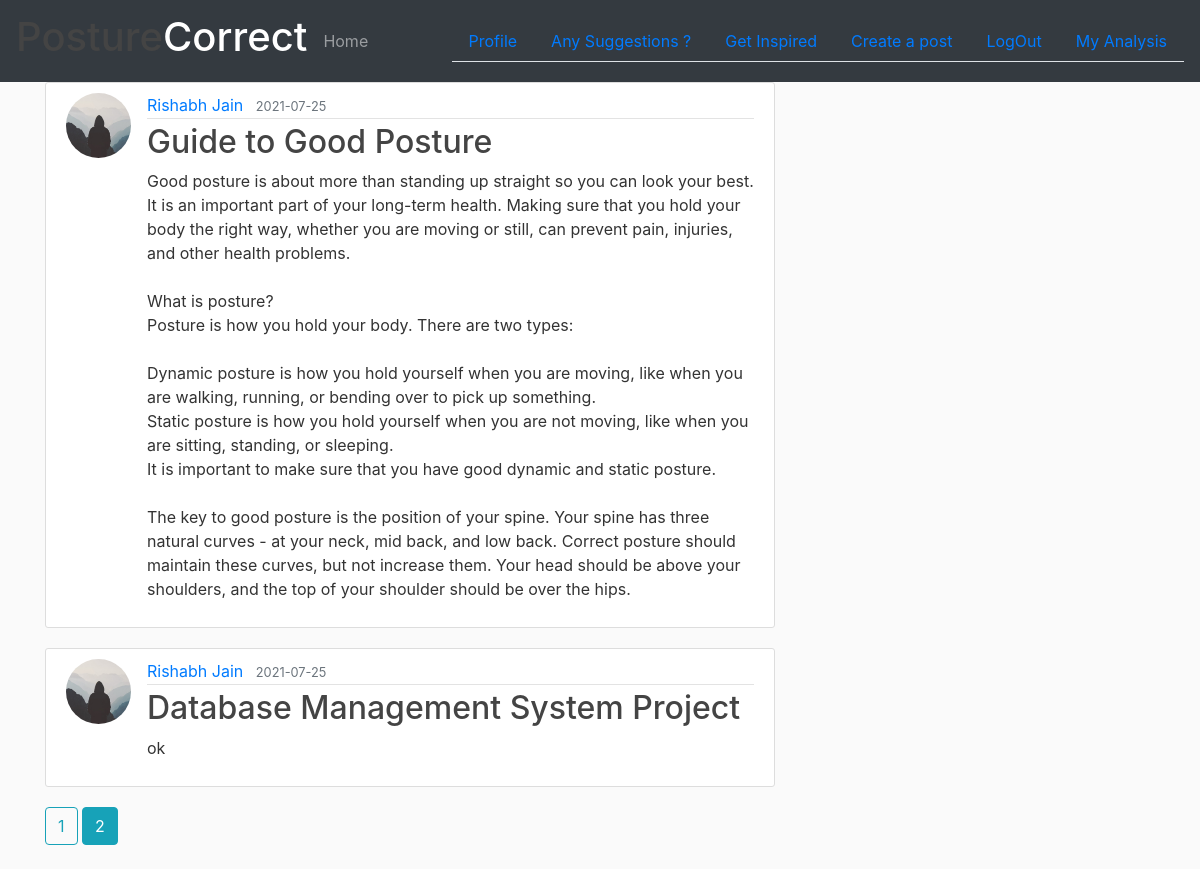
Page /posts?page=2 (signed in) on the committed database.
### se_hackethon_project/models.py (models this page shows, shortened)
class Post(db.Model):
    id = db.Column(db.Integer,primary_key = True)
    title = db.Column(db.String(100),nullable = False)
    date_posted = db.Column(db.DateTime,nullable = False,default = datetime.utcnow)
    content = db.Column(db.Text,nullable=False)
    image_file = db.Column(db.String(20),nullable=False,default = 'default1.jpg')
    user_id = db.Column(db.Integer, db.ForeignKey('user.id'), nullable=False)

class User(db.Model,UserMixin):
    id = db.Column(db.Integer,primary_key=True)
    name = db.Column(db.String(20),nullable=False)
    email = db.Column(db.String(120),unique=True,nullable=False)
    image_file = db.Column(db.String(20),nullable=False,default = 'default.jpg')
    password = db.Column(db.String(60),nullable=False)
    posts = db.relationship('Post', backref='author', lazy=True)
    feedbacks = db.relationship('Feedback',backref='customer',lazy=True)
    analyzeSessions = db.relationship('Accuracy',backref='results',lazy=True)

### se_hackethon_project/routes.py (the view)
@app.route("/posts")
@login_required
def all_posts():
    page = request.args.get('page', 1, type=int)
    posts = Post.query.order_by(Post.date_posted.desc()).paginate(page=page, per_page=3)
    return render_template('allPosts.html', posts=posts)

### se_hackethon_project/models.py (called while the page is built)
@login_manager.user_loader
def load_user(user_id):
    return User.query.get(int(user_id))

### se_hackethon_project/templates/allPosts.html
{% extends 'layout.html' %}
{% block content %}
  {% for post in posts.items %}
      <article class="media content-section">
        <img class="rounded-circle article-img" src="{{ url_for('static',filename = 'profile_pics/' + post.author.image_file) }}">
        <div class="media-body">
          <div class="article-metadata">
            <a class="mr-2" href="{{ url_for('user_posts',username=post.author.name) }}">{{ post.author.name }}</a>
            <small class="text-muted">{{ post.date_posted.strftime("%Y-%m-%d") }}</small>
          </div>
          <h2><a class="article-title" href="{{ url_for('post',post_id = post.id) }}">{{ post.title }}</a></h2>
          <p class="article-content">{{ post.content }}</p>
        </div>
      </article>
  {% endfor %}
  {% for page_num in posts.iter_pages(left_edge=1,right_edge=1,left_current=1,right_current=2) %}
    {% if page_num %}
      {% if posts.page == page_num %}
        <a class="btn btn-info mb-4" href="{{url_for('all_posts',page=page_num)}}">{{page_num}}</a>
      {% else %}
        <a class="btn btn-outline-info mb-4" href="{{url_for('all_posts',page=page_num)}}">{{page_num}}</a>
      {% endif %}
    {% else %}
      ...
    {% endif %}
  {% endfor %}
{% endblock content %}

### se_hackethon_project/static/main.css (style rules this page uses)
body { background: #fafafa; color: #333333; }
h1, h2, h3, h4, h5, h6 { color: #444444; }
.content-section { background: #ffffff; padding: 10px 20px; border: 1px solid #dddddd; border-radius: 3px; margin-bottom: 20px; }
.article-title { color: #444444; }
.article-content { white-space: pre-line; }
.article-img { height: 65px; width: 65px; margin-right: 16px; }
.article-metadata { padding-bottom: 1px; margin-bottom: 4px; border-bottom: 1px solid #e3e3e3 }

### rows in the picture
Post: image_file (placeholder picture), author.name "Rishabh Jain", date_posted "2021-07-25", title "Guide to Good Posture", content "Good posture is about more than standing up straight so you can look your best. It is an important part of your long-term health. Making sure that you hold your body the right way, whether you are moving or still, can prevent pain, injuries, and other health problems. What is posture? Posture is how you hold your body. There are two types: Dynamic posture is how you hold yourself when you are moving, like when you are walking, running, or bending over to pick up something. Static posture is how you hold yourself when you are not moving, like when you are sitting, standing, or sleeping. It is important to make sure that you have good dynamic and static posture. The key to good posture is the…"
Post: image_file (placeholder picture), author.name "Rishabh Jain", date_posted "2021-07-25", title "Database Management System Project", content "ok"

### other values in the picture
{{ page_num }} "1"
{{ page_num }} "2"
